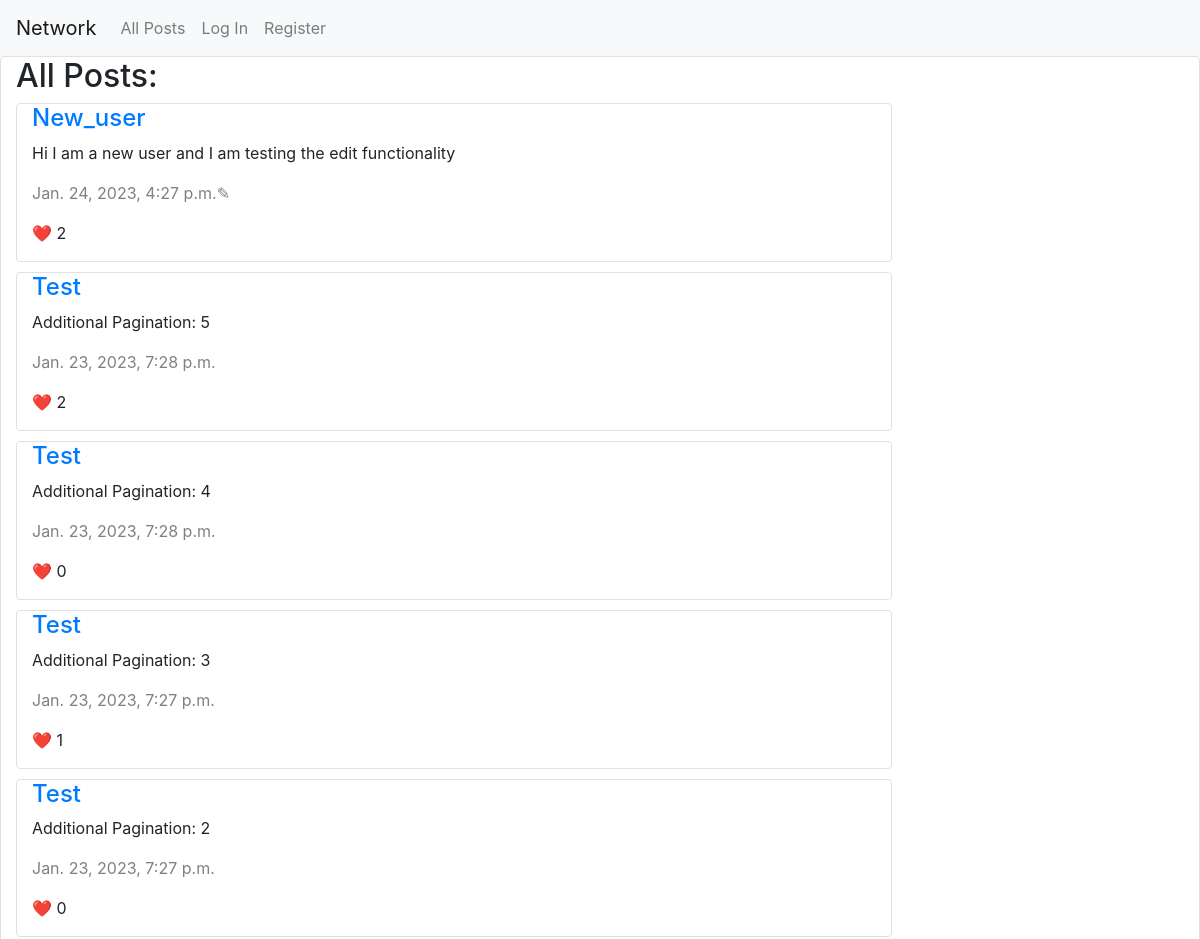
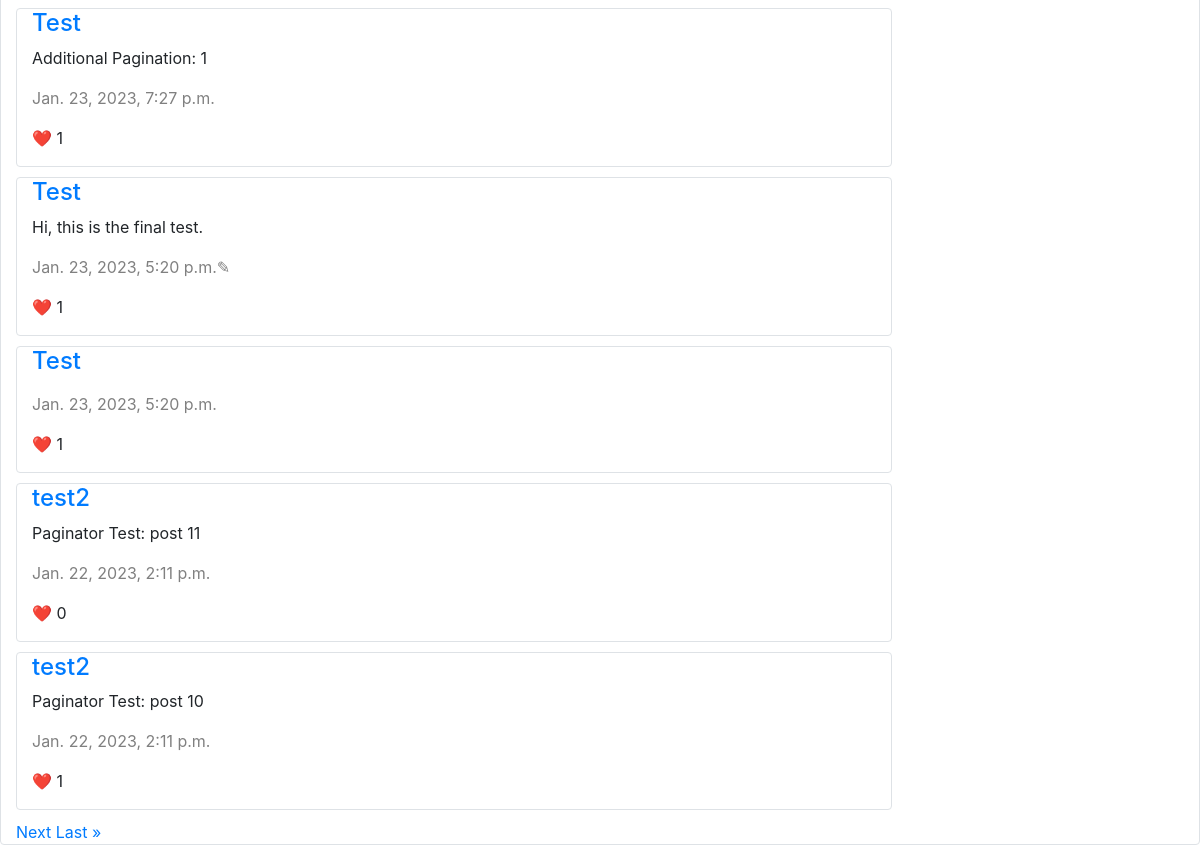
The page / on the database its author committed (2 pictures, top to bottom).
### network/models.py (models this page shows, shortened)
class Post(models.Model):
    user = models.ForeignKey(User, on_delete=models.CASCADE, related_name="user")
    post = models.TextField(blank=True)
    timestamp = models.DateTimeField(auto_now_add=True)
    likes = models.ManyToManyField(User, blank=True, related_name="likers")
    edited = models.BooleanField(default=False)
    class Meta:
        ordering = ['-timestamp']

class User(AbstractUser):
    followers = models.ManyToManyField("self", symmetrical=False, blank=True, related_name="user_followers")

### network/views.py (the view)
# urls.py: path("", views.index, name="index"),
def index(request):
    if request.method == "POST":
        user = request.user
        post = request.POST["post_text"]
        new_post = Post(user=user, post=post)
        new_post.save()
    all_posts = Post.objects.all()
    paginator = Paginator(all_posts, POST_PER_PAGE)
    page_number = request.GET.get('page')
    paginated_posts = paginator.get_page(page_number)
    return render(request, "network/index.html", {
        "posts": all_posts,
        "some_posts": paginated_posts
        })

### network/templates/network/index.html (shortened to what this page needs)
{% extends "network/layout.html" %}
{% load static %}
{% block body %}
    <h2>All Posts:</h2>
    {% for post in some_posts %}
        <div class="col-md-9 border rounded" id="user_post">
            <a href="{% url 'profile' user_view=post.user.username %}"><h4>{{ post.user }}</h4></a>
            <p>{{ post.post }}</p>
            {% if post.edited %}
            <p class="post-time" title="Edited">{{ post.timestamp }}✎</p>
            {% else %}
            <p class="post-time">{{ post.timestamp }}</p>
            {% endif %}
            <p>❤️ <span id="like-count-{{ post.id }}">{{ post.likes.count }}</span></p>
        </div>
    {% endfor %}
    {% if some_posts.has_next %}
        <a href="?page={{some_posts.next_page_number}}">Next</a>
        <a href="?page={{some_posts.paginator.num_pages}}">Last &raquo</a>
    {% endif %}
{% endblock %}

### network/templates/network/layout.html (shortened to what this page needs)
{% load static %}
<!DOCTYPE html>
<html lang="en">
    <head>
        <link rel="stylesheet" href="https://stackpath.bootstrapcdn.com/bootstrap/4.4.1/css/bootstrap.min.css">
        <link href="{% static 'network/styles.css' %}" rel="stylesheet">
    </head>
    <body>
        <nav class="navbar navbar-expand-lg navbar-light bg-light">
            <a class="navbar-brand" href="{% url 'index' %}">Network</a>
            <div>
              <ul class="navbar-nav mr-auto">
                <li class="nav-item">
                  <a class="nav-link" href="{% url 'index' %}">All Posts</a>
                </li>
                {% if user.is_authenticated %}
                    <li class="nav-item">
                        <a class="nav-link" href="{% url 'following' %}">Following</a>
                    </li>
                    <li class="nav-item">
                        <a class="nav-link" href="{% url 'logout' %}">Log Out</a>
                    </li>
                {% else %}
                    <li class="nav-item">
                        <a class="nav-link" href="{% url 'login' %}">Log In</a>
                    </li>
                    <li class="nav-item">
                        <a class="nav-link" href="{% url 'register' %}">Register</a>
                    </li>
                {% endif %}
              </ul>
            </div>
          </nav>
        <div class="container-fluid border rounded">
            {% block body %}
            {% endblock %}
        </div>
    </body>
</html>

### network/static/network/styles.css (style rules this page uses)
.col-md-9 { margin-bottom: 10px; }
.post-time { color: grey; }

### rows shown on the page
Post: user "New_user", post "Hi I am a new user and I am testing the edit functionality", timestamp "Jan. 24, 2023, 4:27 p.m.", likes.count "2"
Post: user "Test", post "Additional Pagination: 5", timestamp "Jan. 23, 2023, 7:28 p.m.", likes.count "2"
Post: user "Test", post "Additional Pagination: 4", timestamp "Jan. 23, 2023, 7:28 p.m.", likes.count "0"
Post: user "Test", post "Additional Pagination: 3", timestamp "Jan. 23, 2023, 7:27 p.m.", likes.count "1"
Post: user "Test", post "Additional Pagination: 2", timestamp "Jan. 23, 2023, 7:27 p.m.", likes.count "0"
Post: user "Test", post "Additional Pagination: 1", timestamp "Jan. 23, 2023, 7:27 p.m.", likes.count "1"
Post: user "Test", post "Hi, this is the final test.", timestamp "Jan. 23, 2023, 5:20 p.m.", likes.count "1"
Post: user "Test", timestamp "Jan. 23, 2023, 5:20 p.m.", likes.count "1"
Post: user "test2", post "Paginator Test: post 11", timestamp "Jan. 22, 2023, 2:11 p.m.", likes.count "0"
Post: user "test2", post "Paginator Test: post 10", timestamp "Jan. 22, 2023, 2:11 p.m.", likes.count "1"
